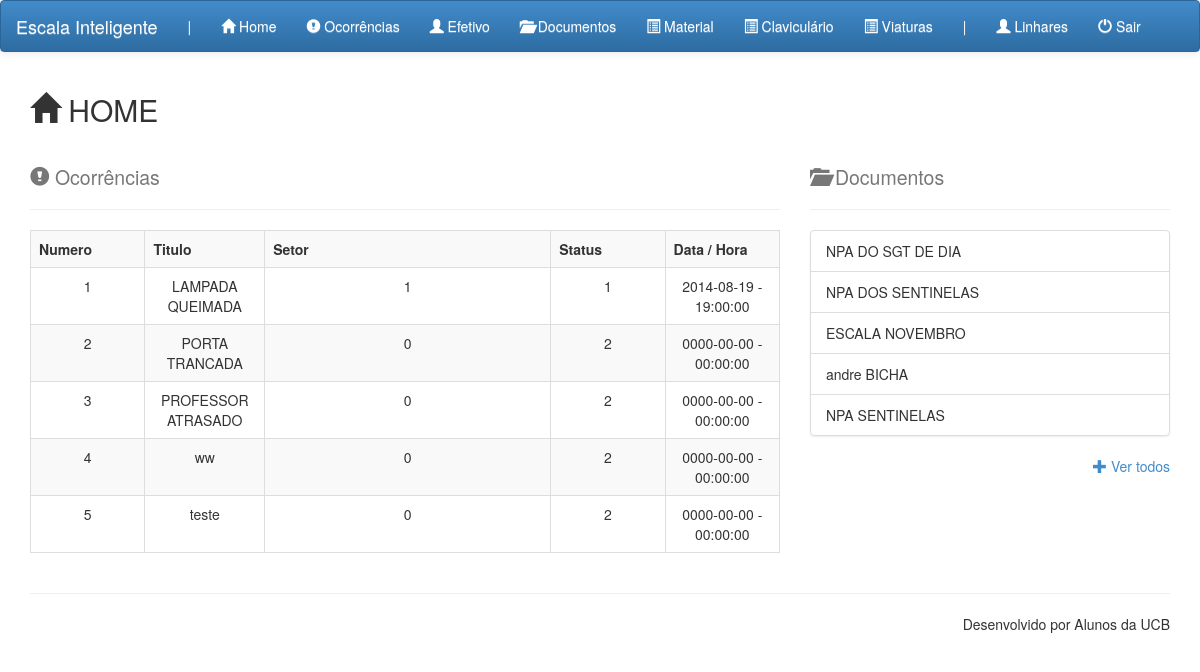
Page /adm.php (signed in) on the committed database.
### tables this page shows
CREATE TABLE IF NOT EXISTS `ocorrencia` (
  `oco_id` int(10) NOT NULL AUTO_INCREMENT,
  `ser_id` int(10) NOT NULL,
  `oco_titulo` varchar(255) NOT NULL,
  `oco_descricao` text NOT NULL,
  `oco_data` date NOT NULL,
  `oco_hora` time NOT NULL,
  `oco_prioridade` int(10) NOT NULL DEFAULT '2',
  `oco_setor` int(10) NOT NULL COMMENT '1 - MANUTENÇÃO, 2 - GARAGEM, 3 - ADMINISTRATIVO',
  PRIMARY KEY (`oco_id`)
);

CREATE TABLE IF NOT EXISTS `documentos` (
  `doc_id` int(10) unsigned NOT NULL AUTO_INCREMENT,
  `doc_nome` varchar(255) DEFAULT NULL,
  `doc_tipo` int(10) DEFAULT '1',
  `doc_descricao` text,
  `doc_url` varchar(255) NOT NULL,
  PRIMARY KEY (`doc_id`)
);

### comp/adm/adm.php (the view)
<section>
    <div class="container">
            <h2><span class="glyphicon glyphicon-home"></span>&nbsp;HOME</h2>
        <div class="row">
            <div class="col-xs-8 col-sm-8 col-md-8">
                <h2><small><span class="glyphicon glyphicon-exclamation-sign"></span>&nbsp;Ocorrências</small></h2>
                <hr>
                <table border="1px" class="table table-striped table-bordered table-hover">
                    <tr>
                        <th width="100">Numero</th>
                        <th align="center" width="50">Titulo</th>
                        <th width="250">Setor</th>
                        <th width="100">Status</th>
                        <th width="100">Data / Hora</th>
                    </tr>
                    <?php
                    $sql = "SELECT * FROM ocorrencia";
                    $res = mysql_query($sql);
                    while($linha = mysql_fetch_array($res)) {
                        ?>
                        <tr>
                            <td align="center"><?=$linha['oco_id'];?></td>
                            <td align="center"><?=$linha['oco_titulo'];?></td>
                            <td align="center"><?=$linha['oco_setor'];?></td>
                            <td align="center"><?=$linha['oco_prioridade'];?></td>
                            <td align="center"><?=$linha['oco_data'];?> - <?=$linha['oco_hora'];?></td>
                        </tr>
                    <?php } ?>
                </table>
                </div>
            <?php include ("/../../mod/documentos/index.php"); ?>
        </div>
    </div>
</section>

### mod/documentos/index.php
<div class="col-xs-4 col-sm-4 col-md-4">
    <h2><small><span class="glyphicon glyphicon-folder-open"></span>&nbsp;Documentos</small></h2>
    <hr>
    <ul class="list-group">
        <?php
        $sql = "SELECT * FROM documentos";
        $res = mysql_query($sql);
        while($linha = mysql_fetch_array($res)) {
            ?>
            <li class="list-group-item"><?=$linha['doc_nome'];?></li>
        <?php } ?>
    </ul>
    <p style="text-align: right;"><a href="#docfull" data-toggle="modal"><span class="glyphicon glyphicon-plus"></span> Ver todos</i></a></p>
</div>

### css/estilo.css (style rules this page uses)
.table { text-align: center!important; }

### rows in the picture
ocorrencia: oco_id "1", oco_titulo "LAMPADA QUEIMADA", oco_setor "1", oco_prioridade "1", oco_data "2014-08-19", oco_hora "19:00:00"
ocorrencia: oco_id "2", oco_titulo "PORTA TRANCADA", oco_setor "0", oco_prioridade "2", oco_data "0000-00-00", oco_hora "00:00:00"
ocorrencia: oco_id "3", oco_titulo "PROFESSOR ATRASADO", oco_setor "0", oco_prioridade "2", oco_data "0000-00-00", oco_hora "00:00:00"
ocorrencia: oco_id "4", oco_titulo "ww", oco_setor "0", oco_prioridade "2", oco_data "0000-00-00", oco_hora "00:00:00"
ocorrencia: oco_id "5", oco_titulo "teste", oco_setor "0", oco_prioridade "2", oco_data "0000-00-00", oco_hora "00:00:00"
documentos: doc_nome "NPA DO SGT DE DIA"
documentos: doc_nome "NPA DOS SENTINELAS"
documentos: doc_nome "ESCALA NOVEMBRO"
documentos: doc_nome "andre BICHA"
documentos: doc_nome "NPA SENTINELAS"

### other values in the picture
$_SESSION['mil_guerra'] "Linhares"
